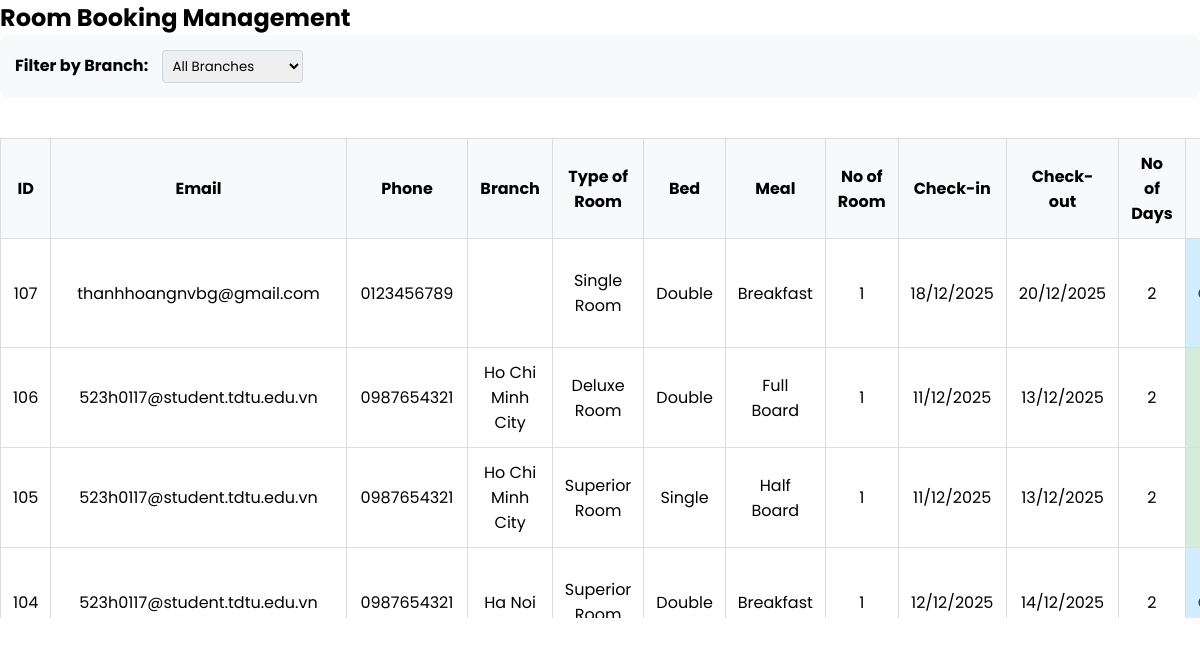
Screenshot of /admin/roombook.php (signed in) with the database file from the repository.
### tables this page shows
CREATE TABLE `roombook` (
  `id` int(10) NOT NULL,
  `Name` varchar(50) NOT NULL,
  `Email` varchar(50) NOT NULL,
  `Country` varchar(30) NOT NULL,
  `Phone` varchar(30) NOT NULL,
  `RoomType` varchar(30) NOT NULL,
  `Bed` varchar(30) NOT NULL,
  `Meal` varchar(30) NOT NULL,
  `NoofRoom` int(11) NOT NULL DEFAULT 1,
  `cin` date NOT NULL,
  `cout` date NOT NULL,
  `nodays` int(50) NOT NULL,
  `stat` varchar(30) NOT NULL DEFAULT 'Not Confirmed'
);

### admin/roombook.php (the view, shortened to what this page needs)
<?php
include '../config.php';
$branch_condition = '';
$sql = "SELECT * FROM roombook WHERE 1 $branch_condition ORDER BY id DESC";
$result = mysqli_query($conn, $sql);
?>
<!DOCTYPE html>
<html lang="en">
<head>
    <link rel="stylesheet" href="./css/admin.css">
</head>
<body>
    <h2><i class="fas fa-bed"></i> Room Booking Management</h2>
    <div class="filter-section">
        <label for="branchFilter" style="font-weight: bold; margin-right: 10px;">Filter by Branch:</label>
        <select id="branchFilter" onchange="applyBranchFilter()" style="padding: 5px; border-radius: 4px; border: 1px solid #ced4da;">
            <option value="">All Branches</option>
        </select>
    </div>
    <div class="table-container table-responsive">
        <table>
            <thead>
                <tr>
                    <th>ID</th>
                    <th>Email</th>
                    <th>Phone</th>
                    <th>Branch</th>
                    <th>Type of Room</th>
                    <th>Bed</th>
                    <th>Meal</th>
                    <th>No of Room</th>
                    <th>Check-in</th>
                    <th>Check-out</th>
                    <th>No of Days</th>
                    <th>State</th>
                </tr>
            </thead>
            <tbody>
                <?php while ($row = mysqli_fetch_assoc($result)): ?>
                <tr>
                    <td><?php echo $row['id']; ?></td>
                    <td><?php echo $row['Email']; ?></td>
                    <td><?php echo $row['Phone']; ?></td>
                    <td><?php echo $row['Country']; ?></td>
                    <td><?php echo $row['RoomType']; ?></td>
                    <td><?php echo $row['Bed']; ?></td>
                    <td><?php echo $row['Meal']; ?></td>
                    <td><?php echo $row['NoofRoom']; ?></td>
                    <td><?php echo date('d/m/Y', strtotime($row['cin'])); ?></td>
                    <td><?php echo date('d/m/Y', strtotime($row['cout'])); ?></td>
                    <td><?php echo $row['nodays']; ?></td>
                    <td class="status-<?php echo strtolower(str_replace(' ', '-', $row['stat'])); ?>"><?php echo $row['stat']; ?></td>
                </tr>
                <?php endwhile; ?>
            </tbody>
        </table>
    </div>
</body>
</html>

### admin/css/admin.css (style rules this page uses)
:root { --bg-text-shadow: 0 2px 4px rgb(13 0 77 / 8%), 0 3px 6px rgb(13 0 77 / 8%), 0 8px 16px rgb(13 0 77 / 8%); --bg-box-shadow: 0px 0px 20px 6px rgb(0 0 0 / 34%); }
* { margin: 0; padding: 0; font-family: 'Poppins', sans-serif; }
body { height: 100vh; overflow: hidden; }

### admin/roombook.php (style rules this page uses)
table { width: 100%; border-collapse: collapse; margin-top: 20px; }
th, td { border: 1px solid #ddd; padding: 12px; text-align: center; }
th { background-color: #f8f9fa; font-weight: bold; }
.status-confirmed { background-color: #d1edff; color: #0c5460; }
.status-cancelled { background-color: #d4edda; color: #155724; }
.table-container { overflow: auto; max-height: 500px; max-width: 100%; }
.filter-section { margin-bottom: 20px; padding: 15px; background: #f8f9fa; border-radius: 8px; }

### rows the page displays
roombook: id "107", Email "thanhhoangnvbg@gmail.com", Phone "0123456789", RoomType "Single Room", Bed "Double", Meal "Breakfast", NoofRoom "1", cin "18/12/2025", cout "20/12/2025", nodays "2"
roombook: id "106", Email "523h0117@student.tdtu.edu.vn", Phone "0987654321", Country "Ho Chi Minh City", RoomType "Deluxe Room", Bed "Double", Meal "Full Board", NoofRoom "1", cin "11/12/2025", cout "13/12/2025", nodays "2"
roombook: id "105", Email "523h0117@student.tdtu.edu.vn", Phone "0987654321", Country "Ho Chi Minh City", RoomType "Superior Room", Bed "Single", Meal "Half Board", NoofRoom "1", cin "11/12/2025", cout "13/12/2025", nodays "2"
roombook: id "104", Email "523h0117@student.tdtu.edu.vn", Phone "0987654321", Country "Ha Noi", RoomType "Superior…", Bed "Double", Meal "Breakfast", NoofRoom "1", cin "12/12/2025", cout "14/12/2025", nodays "2"
